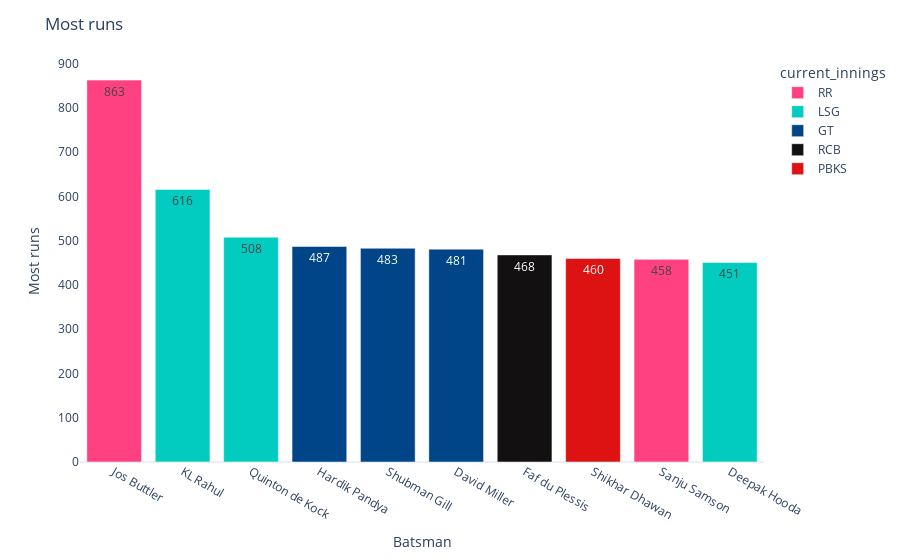

Here is the notebook cell this chart was saved with:
### Code cell
plot_batting_chart('Most runs', 'runs', 'Most runs')

### Figure 1 — Plotly figure (JSON) as saved in the notebook; plotly's stock layout.template omitted (floating-point values rounded to 4 significant figures)
{"data": [{"alignmentgroup": "True", "hovertemplate": "current_innings=RR<br>fullName=%{x}<br>Most runs=%{text}<extra></extra>", "legendgroup": "RR", "marker": {"color": "#FF4081", "pattern": {"shape": ""}}, "name": "RR", "offsetgroup": "RR", "orientation": "v", "showlegend": true, "text": [863, 458], "textposition": "auto", "type": "bar", "x": ["Jos Buttler", "Sanju Samson"], "xaxis": "x", "y": [863, 458], "yaxis": "y"}, {"alignmentgroup": "True", "hovertemplate": "current_innings=LSG<br>fullName=%{x}<br>Most runs=%{text}<extra></extra>", "legendgroup": "LSG", "marker": {"color": "#02ccbf", "pattern": {"shape": ""}}, "name": "LSG", "offsetgroup": "LSG", "orientation": "v", "showlegend": true, "text": [616, 508, 451], "textposition": "auto", "type": "bar", "x": ["KL Rahul", "Quinton de Kock", "Deepak Hooda"], "xaxis": "x", "y": [616, 508, 451], "yaxis": "y"}, {"alignmentgroup": "True", "hovertemplate": "current_innings=GT<br>fullName=%{x}<br>Most runs=%{text}<extra></extra>", "legendgroup": "GT", "marker": {"color": "#004587", "pattern": {"shape": ""}}, "name": "GT", "offsetgroup": "GT", "orientation": "v", "showlegend": true, "text": [487, 483, 481], "textposition": "auto", "type": "bar", "x": ["Hardik Pandya", "Shubman Gill", "David Miller"], "xaxis": "x", "y": [487, 483, 481], "yaxis": "y"}, {"alignmentgroup": "True", "hovertemplate": "current_innings=RCB<br>fullName=%{x}<br>Most runs=%{text}<extra></extra>", "legendgroup": "RCB", "marker": {"color": "#121010", "pattern": {"shape": ""}}, "name": "RCB", "offsetgroup": "RCB", "orientation": "v", "showlegend": true, "text": [468], "textposition": "auto", "type": "bar", "x": ["Faf du Plessis"], "xaxis": "x", "y": [468], "yaxis": "y"}, {"alignmentgroup": "True", "hovertemplate": "current_innings=PBKS<br>fullName=%{x}<br>Most runs=%{text}<extra></extra>", "legendgroup": "PBKS", "marker": {"color": "#dd1212", "pattern": {"shape": ""}}, "name": "PBKS", "offsetgroup": "PBKS", "orientation": "v", "showlegend": true, "text": [460], "textposition": "auto", "type": "bar", "x": ["Shikhar Dhawan"], "xaxis": "x", "y": [460], "yaxis": "y"}], "layout": {"barmode": "relative", "legend": {"title": {"text": "current_innings"}, "tracegroupgap": 0}, "margin": {"t": 60}, "title": {"text": "Most runs"}, "xaxis": {"anchor": "y", "categoryarray": ["Jos Buttler", "KL Rahul", "Quinton de Kock", "Hardik Pandya", "Shubman Gill", "David Miller", "Faf du Plessis", "Shikhar Dhawan", "Sanju Samson", "Deepak Hooda"], "categoryorder": "array", "domain": [0, 1], "showgrid": false, "title": {"text": "Batsman"}}, "yaxis": {"anchor": "x", "domain": [0, 1], "showgrid": false, "title": {"text": "Most runs"}}}}
